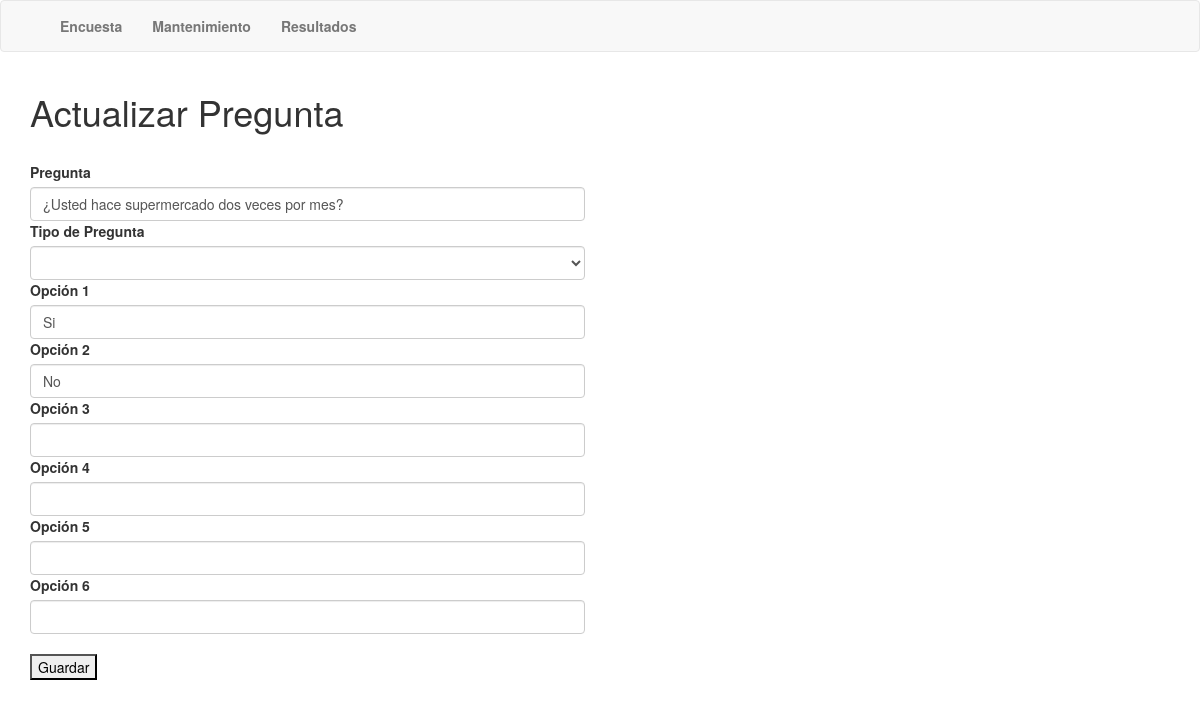
The app's page /actualizar.php?id=1 with its own data.
### tables this page shows
CREATE TABLE `preguntas` (
  `ID` smallint(5) UNSIGNED NOT NULL,
  `PREGUNTA` varchar(200) NOT NULL DEFAULT '',
  `TIPO` varchar(10) NOT NULL DEFAULT '',
  `OPCION1` varchar(100) NOT NULL DEFAULT '',
  `OPCION2` varchar(100) NOT NULL DEFAULT '',
  `OPCION3` varchar(100) DEFAULT NULL,
  `OPCION4` varchar(100) DEFAULT NULL,
  `OPCION5` varchar(100) DEFAULT NULL,
  `OPCION6` varchar(100) DEFAULT NULL
);

### actualizar.php (the view, shortened to what this page needs)
<?php
	require('conexion.php');
	$id=$_GET['id'];
	$query="SELECT PREGUNTA, TIPO, OPCION1, OPCION2, OPCION3, OPCION4, OPCION5, OPCION6 FROM PREGUNTAS WHERE ID='$id'";
	$resultado=$conexion->query($query);
	$row=$resultado->fetch_assoc();
?>
<html>
	<head>
		<link rel="stylesheet" type="text/css" href="bootstrap/css/bootstrap.min.css">
	</head>
	<body>
	<?php include "navbar.php"; ?>
	<div class="container">
			<div class="row">
				<div class="col-md-6">
					<form role="form" name="registro" action="saveactualizar0.php" method="post">
					<h1>Actualizar Pregunta</h1>
					<br>
					    <label for="pregunta">Pregunta</label>
					    <input type="text" class="form-control" id="pregunta" name="pregunta" VALUE="<?php echo $row['PREGUNTA']; ?>">
					    <label for="tipo">Tipo de Pregunta</label>
					    <select name="tipo" class="form-control" id="tipo" name="tipo">
							<option value="<?php echo $row['TIPO']; ?>" select>
							</option>
							<option value="radio">Elección simple</option>
						</select>
					    <label for="opcion1">Opción 1</label>
					    <input type="text" class="form-control" id="opcion1" name="opcion1" VALUE="<?php echo $row['OPCION1']; ?>">
					    <label for="opcion2">Opción 2</label>
					    <input type="text" class="form-control" id="opcion2" name="opcion2" VALUE="<?php echo $row['OPCION2']; ?>">
					    <label for="opcion3">Opción 3</label>
					    <input type="text" class="form-control" id="opcion3" name="opcion3" VALUE="<?php echo $row['OPCION3']; ?>">
					    <label for="opcion4">Opción 4</label>
					    <input type="text" class="form-control" id="opcion4" name="opcion4" VALUE="<?php echo $row['OPCION4']; ?>">
					    <label for="opcion5">Opción 5</label>
					    <input type="text" class="form-control" id="opcion5" name="opcion5" VALUE="<?php echo $row['OPCION5']; ?>">
					    <label for="opcion6">Opción 6</label>
					    <input type="text" class="form-control" id="opcion6" name="opcion6" VALUE="<?php echo $row['OPCION6']; ?>">
					    <br>
						<INPUT TYPE="submit" NAME="enviar" VALUE="Guardar"><BR>
					</form>
				</div>
			</div>
		</div>
	</body>
</html>

### records on screen
preguntas: pregunta "¿Usted hace supermercado dos veces por mes?", opcion1 "Si", opcion2 "No"
